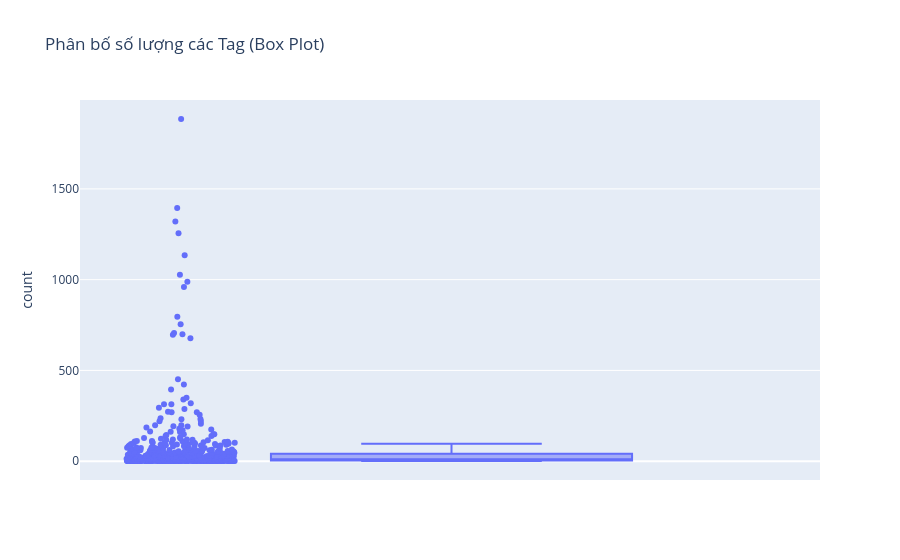

Here is the notebook cell this chart was saved with:
### Markdown cell above
- Thông qua thư viện `plotly express`, dùng `value` của `dict` vừa tạo để vẽ biểu đồ hộp thống kê tứ phân vị.

### Code cell
# YOUR CODE GOES HERE
import plotly.express as px
import pandas as pd

counts_df = pd.DataFrame(list(tag_counts.values()), columns=['count'])

fig = px.box(counts_df, y='count', points="all", 
             title='Phân bố số lượng các Tag (Box Plot)')
fig.show()

### Figure 1 — Plotly figure (JSON) as saved in the notebook; plotly's stock layout.template omitted (floating-point values rounded to 4 significant figures; data arrays with more than 128 entries replaced by an {"elided": "..."} marker saying what was removed)
{"data": [{"alignmentgroup": "True", "boxpoints": "all", "hovertemplate": "count=%{y}<extra></extra>", "legendgroup": "", "marker": {"color": "#636efa"}, "name": "", "notched": false, "offsetgroup": "", "orientation": "v", "showlegend": false, "type": "box", "x0": " ", "xaxis": "x", "y": {"elided": "647 int values"}, "y0": " ", "yaxis": "y"}], "layout": {"boxmode": "group", "legend": {"tracegroupgap": 0}, "title": {"text": "Phân bố số lượng các Tag (Box Plot)"}, "xaxis": {"anchor": "y", "domain": [0, 1]}, "yaxis": {"anchor": "x", "domain": [0, 1], "title": {"text": "count"}}}}
